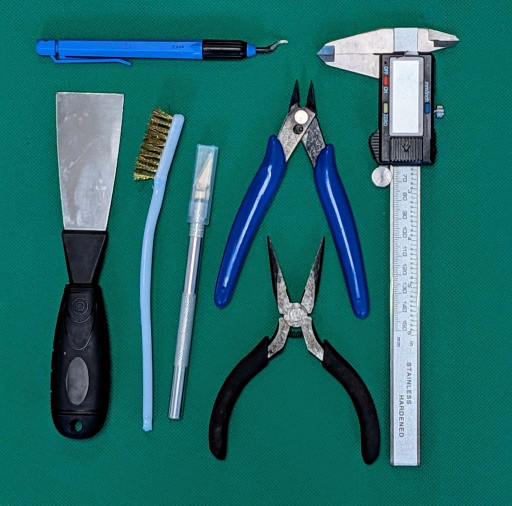
#> input picture data/source_images/PXL_20240326_134928380_2.jpg, 1024 x 1011 px, found by its file name (shown at 1/2 size)
$ python filter_to_mask.py
#> lines starting #> are read from the running program, lines starting #| are printed output that depends on the picture
import cv2
import numpy as np

def do_nothing(nothing):
    '''
    A function that does nothing
    required for cv2 trackbar
    '''
    pass

def reduce_color(image: np.ndarray, color_divisor: int) -> np.ndarray:
    '''
    Quantize the color space of an image by a predefined divisor
    '''
    # multiply by div and add div // 2 to get closer to the original value
    quantized = image // color_divisor * color_divisor + color_divisor // 2

    return quantized

def get_ROI(image: np.ndarray) -> np.ndarray:
    # select ROI (region of interest)
    roi = cv2.selectROI("Image", image)

    # extract ROI area as new array
    roi_image = image[int(roi[1]):int(roi[1] + roi[3]), int(roi[0]):int(roi[0] + roi[2])]

    return roi_image

def get_HSV_colorspace(image_HSV: np.ndarray) -> np.ndarray:
    # get baseline values for image HSV color space
    # initilize min and max HSV values with base values of pixel [0, 0]
    hue_min, sat_min, val_min = image_HSV[0, 0]
    hue_max, sat_max, val_max = image_HSV[0, 0]

    # iterate over ROI-pixels
    for x in range(image_HSV.shape[0]):
        for y in range(image_HSV.shape[1]):
            hue, sat, val = image_HSV[x, y]
            # # debug
            # print(x, y)
            # print(hue, sat, val)

            ## extract HSV color range of ROI
            hue_min = min(hue, hue_min)
            hue_max = max(hue, hue_max)
            sat_min = min(sat, sat_min)
            sat_max = max(sat, sat_max)
            val_min = min(val, val_min)
            val_max = max(val, val_max)

    # [7 lines of commented-out code are left out]

    ROI_HSV_colorspace = np.array([hue_min, hue_max, sat_min, sat_max, val_min, val_max])

    return ROI_HSV_colorspace


# read image
image = cv2.imread("data\source_images\PXL_20240326_134928380_2.jpg")
#> image is the input picture: shape (1011, 1024, 3); mean B, G, R 105, 105.9, 30.8

# define GaussianBlur value
gaussianBlurValue = 13

# quantize color
# Define the color-divisor to split the color space
Color_reduction_divisor = 64

# Define standard color depth
standard_color_depth = 255

# Apply color reduction
image = reduce_color(image, Color_reduction_divisor)
#> in reduce_color, `quantized = image // color_divisor * color_divisor + color_divisor // 2`:
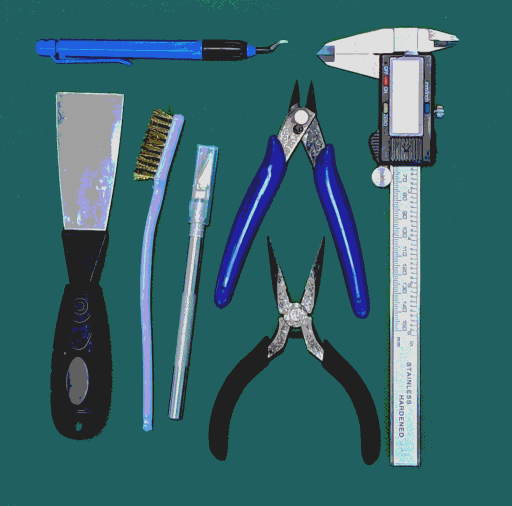
#> quantized: shape (1011, 1024, 3) (shown at 1/2 size); mean B, G, R 106.4, 100.6, 52

# blur the image to reduce noise
image = cv2.GaussianBlur(image, (gaussianBlurValue, gaussianBlurValue), 0)
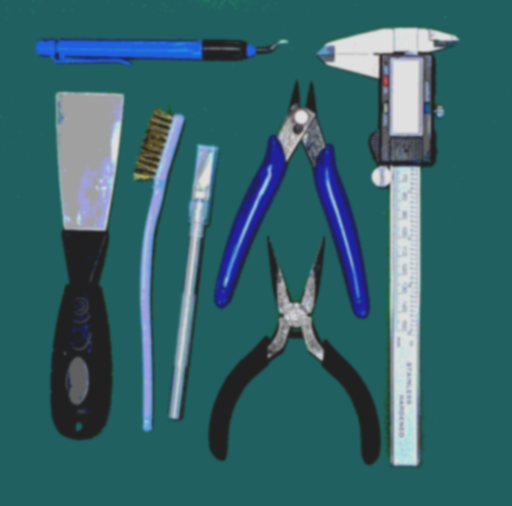
#> image: shape (1011, 1024, 3) (shown at 1/2 size); mean B, G, R 106.4, 100.6, 52

# select ROI
#> (the run stopped early here; a loop or call above may not have finished)
